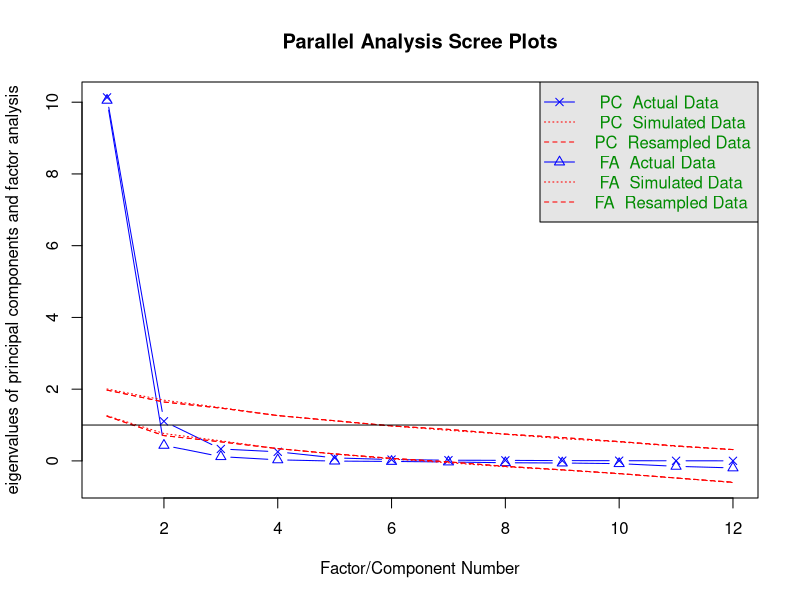
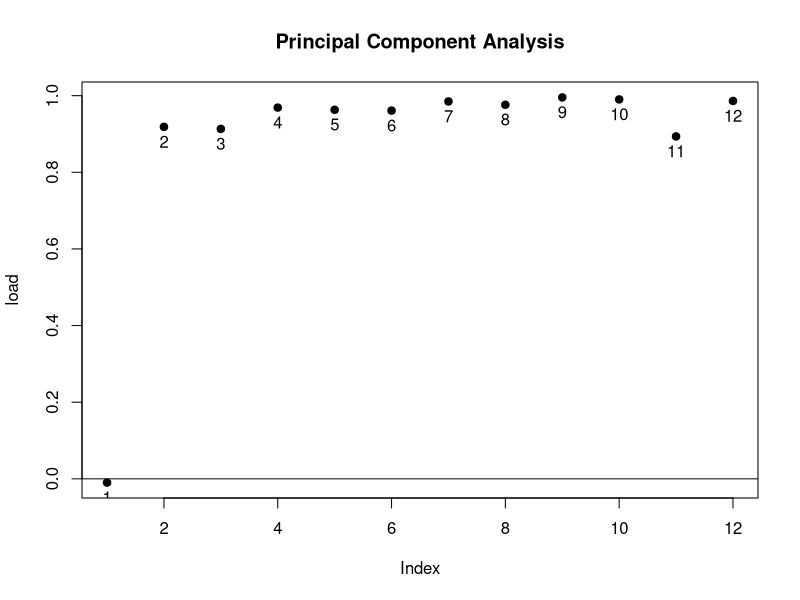

Recreate these plots in R, in order. (Note: this script raises an error after producing the figures.)
#HW 2
#Connor Rouan and Yadukrishnan Sethumadhavan

#Problem 1
#--Task A--
library(psych)
fa.parallel(USJudgeRatings)

#Based on these results, we will only need to extract one principal component

#--Task B--
library(psych)
principal(USJudgeRatings)

#--Task C--
principal(USJudgeRatings, nfactors=1, rotate="varimax")

#--Task D--
pc <- principal(USJudgeRatings, scores=TRUE)
pc$scores

#--Task E--
pc <- principal(USJudgeRatings)
factor.plot(pc)
#This graph shows that component 1 is the only principal component since it falls below 0

#--Task F--
#See PDF for explanation



#Problem 2
#--Task A--
library(psych)
fa.parallel(GID)

#Based on these results, we will need to extract 2 principal component

#--Task B--
principal(GID, nfactors=2,rotate="none")

#--Task C--
principal(USJudgeRatings, nfactors=1, rotate="varimax")

#--Task D--
pc <- principal(USJudgeRatings, scores=TRUE)
pc$scores

#--Task E--
pc <- principal(USJudgeRatings)
factor.plot(pc)
#This graph shows that component 1 is the only principal component since it falls below 0

#--Task F--
#See PDF for explanation

#Problem3

#Problem4

#--Task A--

fa.parallel(Harman74.cor$cov)
#Based on these results, we will need to extract 4 principal component


#--Task B--

harmanpc<-fa(Harman74.cor$cov,nfactors=4, rotate='none')
harmanpc

#--Task C--

harmanrc<-fa(Harman74.cor$cov, nfactors=4, rotate='varimax')
harmanrc

#--Task D--

harmanpc<-fa(Harman74.cor$cov,nfactors=4, rotate='none', scores=TRUE)
harmanpc$scores

#--Task E--

factor.plot(harmanpc)

#--Task F--

fa.diagram(harmanpc)

#--Task G--
#See PDF for explanation
